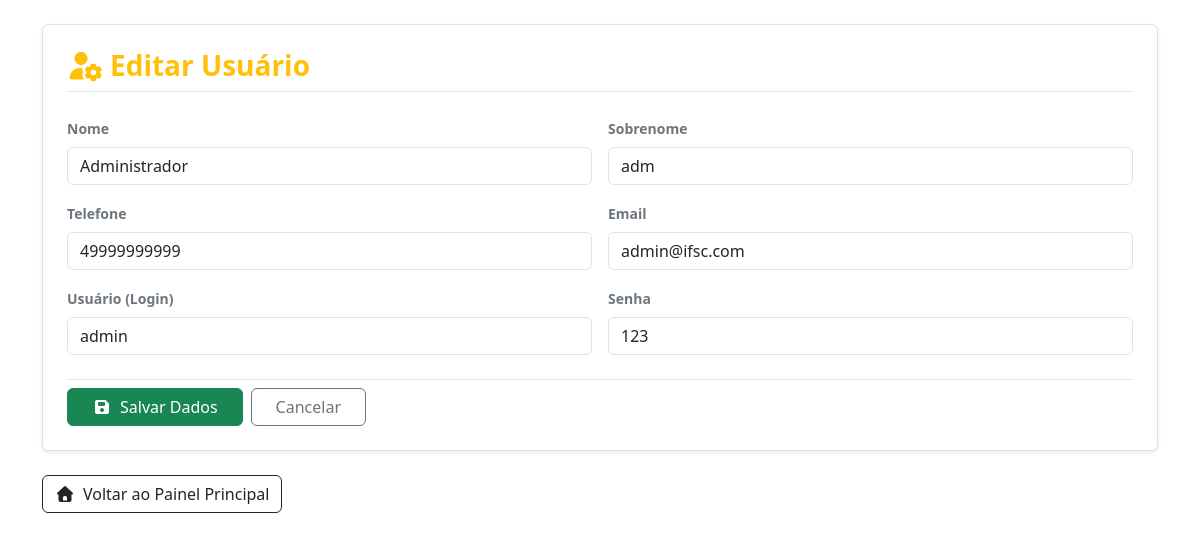
Screenshot of /usuario/UsuarioForm.php?id=1 (signed in) with the database file from the repository.
### tables this page shows
CREATE TABLE IF NOT EXISTS usuario (
    id INT AUTO_INCREMENT PRIMARY KEY,
    nome VARCHAR(100) NOT NULL,
    sobrenome VARCHAR(100) NOT NULL,
    telefone VARCHAR(20) NOT NULL,
    email VARCHAR(100) NOT NULL,
    login VARCHAR(50) NOT NULL UNIQUE,
    senha VARCHAR(255) NOT NULL
);

### db.class.php (called while the page is built, shortened)
<?php
class db {
    private $host     = 'localhost';
    private $user     = 'root';
    private $password = '';
    private $port     = '3306';
    private $dbname   = 'db_pweb_pamelapaola_banco';
    private $table_name;
    private $conn;
    public function __construct($table_name)
    {
        $this->table_name = $table_name;
        $this->conn = $this->connect();
    }
    private function connect()
    {
        try {
            return new PDO(
                "mysql:host=$this->host;dbname=$this->dbname;port=$this->port;charset=utf8",
                $this->user,
                $this->password,
                [
                    PDO::ATTR_ERRMODE => PDO::ERRMODE_EXCEPTION,
                ]
            );
        } catch (PDOException $e) {
            die('Erro na conexão: ' . $e->getMessage());
        }
    }
    public function find($id){
        $sql = "SELECT * FROM $this->table_name WHERE id = ?";
        $st = $this->conn->prepare($sql);
        $st->execute([$id]);
        return $st->fetchObject();
    }
}

### usuario/UsuarioForm.php (the view, shortened to what this page needs)
<?php
include '../header.php';
require_once "../db.class.php";
$db = new db('usuario');
if (!empty($_GET['id'])) {
    $usuario = $db->find($_GET['id']);
}
?>
<div class="container py-4">
  <div class="p-4 mb-4 bg-white border rounded shadow-sm custom-card">
    <form action="UsuarioForm.php" method="post">
      <div class="d-flex justify-content-between align-items-center border-bottom pb-2 mb-4">
        <h3 class="fw-bold text-dark m-0">
          <i class="fa-solid fa-user-gear me-2"></i><?php echo !empty($_GET['id']) ? 'Editar Usuário' : 'Cadastrar Usuário'; ?>
        </h3>
      </div>
      <div class="row g-3">
        <div class="col-md-6">
          <label class="form-label fw-semibold text-secondary small">Nome</label>
          <input type="text" name="nome" class="form-control" value="<?php echo isset($usuario->nome) ? $usuario->nome : ($usuario['nome'] ?? ''); ?>">
        </div>
        <div class="col-md-6">
          <label class="form-label fw-semibold text-secondary small">Sobrenome</label>
          <input type="text" name="sobrenome" class="form-control" value="<?php echo isset($usuario->sobrenome) ? $usuario->sobrenome : ($usuario['sobrenome'] ?? ''); ?>">
        </div>
        <div class="col-md-6">
          <label class="form-label fw-semibold text-secondary small">Telefone</label>
          <input type="text" name="telefone" class="form-control" value="<?php echo isset($usuario->telefone) ? $usuario->telefone : ($usuario['telefone'] ?? ''); ?>">
        </div>
        <div class="col-md-6">
          <label class="form-label fw-semibold text-secondary small">Email</label>
          <input type="email" name="email" class="form-control" value="<?php echo isset($usuario->email) ? $usuario->email : ($usuario['email'] ?? ''); ?>">
        </div>
        <div class="col-md-6">
          <label class="form-label fw-semibold text-secondary small">Usuário (Login)</label>
          <input type="text" name="login" class="form-control" value="<?php echo isset($usuario->login) ? $usuario->login : ($usuario['login'] ?? ''); ?>">
        </div>
        <div class="col-md-6">
          <label class="form-label fw-semibold text-secondary small">Senha</label>
          <input type="text" name="senha" class="form-control" value="<?php echo isset($usuario->senha) ? $usuario->senha : ($usuario['senha'] ?? ''); ?>">
        </div>
      </div>
      <div class="mt-4 pt-2 border-top d-flex gap-2">
        <button type="submit" class="btn btn-success px-4">
          <i class="fa-solid fa-floppy-disk me-2"></i>Salvar Dados
        </button>
        <a href="UsuarioList.php" class="btn btn-outline-secondary px-4">
          Cancelar
        </a>
      </div>
    </form>
  </div>
  <div class="mb-4">
    <a href="../index.php" class="btn btn-outline-dark bg-white">
      <i class="fa-solid fa-house me-2"></i>Voltar ao Painel Principal
    </a>
  </div>
</div>
<?php
include '../footer.php';
?>

### usuario/UsuarioForm.php (style rules this page uses)
.custom-card h3, .custom-card h3 i, h3.text-dark { color: #ffc107 !important; }

### rows the page displays
usuario: nome "Administrador", sobrenome "adm", telefone "49999999999", email "admin@ifsc.com", login "admin", senha "123"
